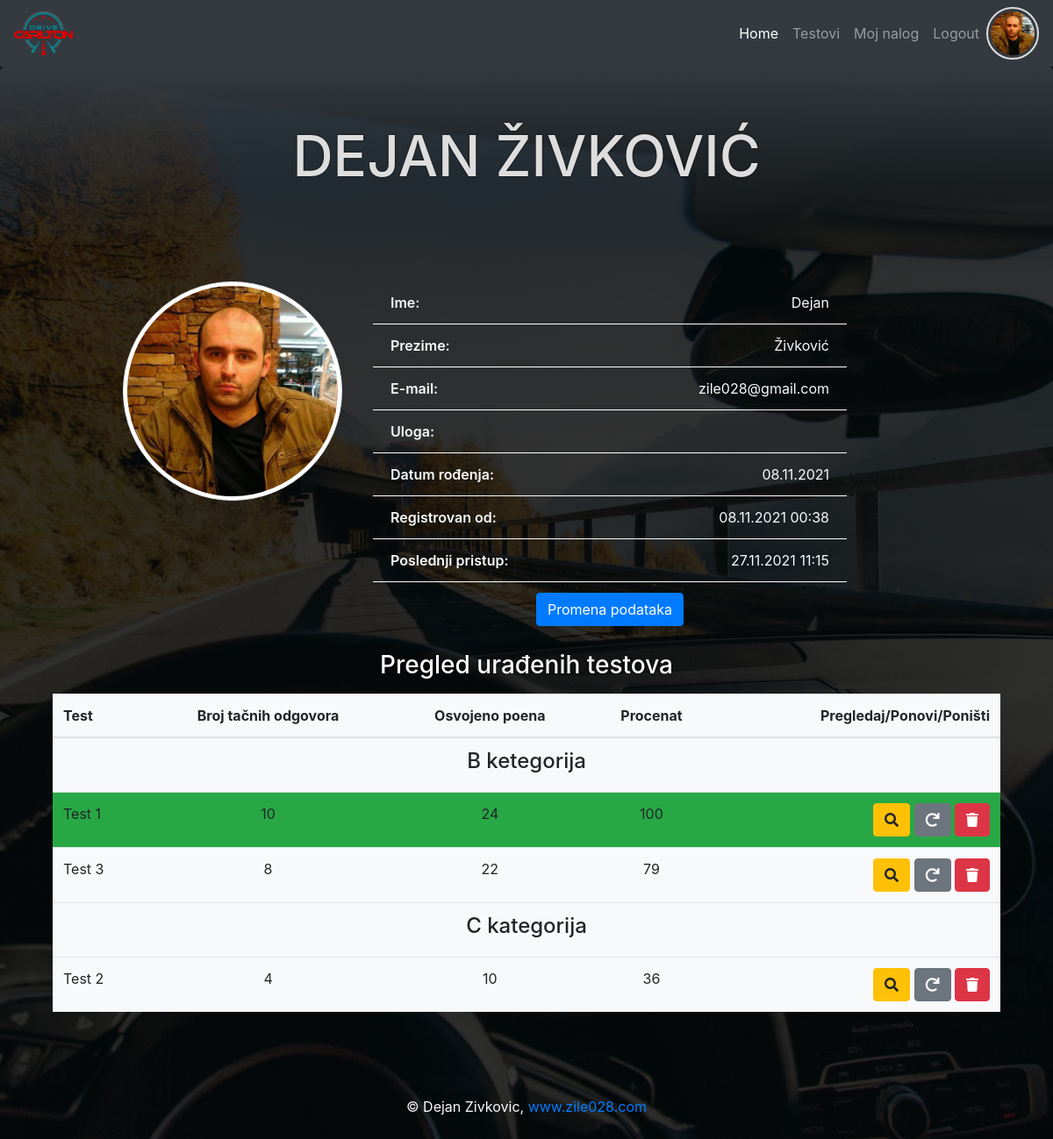
Screenshot of /user.php (signed in) with the database file from the repository.
### tables this page shows
CREATE TABLE `users` (
  `id` int(11) NOT NULL,
  `first_name` varchar(50) NOT NULL,
  `last_name` varchar(50) NOT NULL,
  `date_birth` date NOT NULL,
  `email` varchar(50) NOT NULL,
  `password` varchar(60) NOT NULL,
  `created_at` timestamp NOT NULL DEFAULT CURRENT_TIMESTAMP,
  `last_login` timestamp NOT NULL DEFAULT CURRENT_TIMESTAMP,
  `profil_img` varchar(60) DEFAULT NULL,
  `role_id` int(11) DEFAULT NULL
);

CREATE TABLE `user_test` (
  `id` int(11) NOT NULL,
  `test_id` int(11) NOT NULL,
  `user_id` int(11) NOT NULL,
  `points` int(11) NOT NULL,
  `number_correct` int(11) NOT NULL,
  `percent` int(11) DEFAULT NULL,
  `answer_json` text NOT NULL
);

CREATE TABLE `tests` (
  `id` int(11) NOT NULL,
  `test_name` varchar(150) NOT NULL,
  `category_id` int(11) NOT NULL
);

### user.php (called while the page is built, shortened)
<?php
require_once "core/init.php";
$user_info = $User->selectSingleJoin(
    ["users", "roles"],
    "role_id",
    ["id" => $_SESSION["id"]]
);
if (haveQryUrl()) {
    if ("admin" != $_SESSION["role"]) {redirect("index.php");}
    $user_preview = $User->selectSingleJoin(
        ["users", "roles"],
        "role_id",
        ["id" => $_GET["id"]]
    );
    $test_info = $User->getTestsStatistic($_GET["id"]);
} else {
    $user_preview = $User->selectSingleJoin(
        ["users", "roles"],
        "role_id",
        ["id" => $_SESSION["id"]]
    );
    $test_info = $User->getTestsStatistic($_SESSION["id"]);
}
require_once ROOT . "/view/user.view.php";

### core/init.php (called while the page is built, shortened)
<?php
require_once "config.php";
$database = $conn_config["home_desktop"];
require_once "function.php";
require_once "classes/Conection.php";
require_once "classes/QueryBuilder.php";
require_once "classes/User.php";
$User         = new User($database);

### core/classes/User.php (called while the page is built, shortened)
<?php
class User extends QueryBuilder
{
    public function isLoged()
    {
        if (isset($_SESSION["id"])) {
            return false;
        } else {
            return true;
        }
    }
    public function getTestsStatistic($user_id)
    {
        $sql = "SELECT
                tc.category_name,
                ut.points,
                ut.number_correct,
                ut.answer_json,
                ut.id user_test_id,
                ut.percent,
                t.test_name,
                tc.category_name,
                tc.icon,
                t.id test_id
                FROM user_test ut
                JOIN tests t
                ON ut.test_id = t.id
                JOIN test_category tc
                ON tc.id = t.category_id
                WHERE ut.user_id = :id
                ORDER BY t.id ASC
                ";
        $qry = $this->db->prepare($sql);
        $qry->execute(["id" => $user_id]);
        $result = $qry->fetchAll(PDO::FETCH_ASSOC | PDO::FETCH_GROUP);
        return $result;
    }
}

### core/classes/QueryBuilder.php (called while the page is built, shortened)
<?php
class QueryBuilder extends Connection
{
    public function selectSingleJoin(array $table, String $join_on, $criteria)
    {
        $key = key($criteria);
        $sql = "SELECT
                {$table[0]}.*, {$table[0]}.id {$table[0]}_id, {$table[1]}.*
                FROM {$table[0]}
                JOIN {$table[1]}
                ON {$table[0]}.{$join_on} = {$table[1]}.id
                WHERE {$table[0]}.{$key} = :{$key}";
        $qry = $this->db->prepare($sql);
        $qry->execute($criteria);
        $result = $qry->fetch(PDO::FETCH_OBJ);
        return $result;
    }
}

### core/classes/Conection.php (called while the page is built, shortened)
<?php
class Connection
{
    public function __construct($database)
    {
        try {
            $this->db = new PDO("mysql:host={$database['host']};dbname={$database['dbname']};charset=UTF8", $database["user"], $database["password"]);
        } catch (PDOException $err) {
            die("Doslo je do greske. Nije moguce konektovati se sa bazom - " . $err->getMessage());
        }
    }
}

### core/function.php (called while the page is built, shortened)
<?php
function displayDate($arg)
{
    return date("d.m.Y", strtotime($arg));
}
function displayDateTime($arg)
{
    return date("d.m.Y H:i", strtotime($arg));
}

### view/user.view.php (the view, shortened to what this page needs)
<?php
require ROOT . "/include/top.php";
require ROOT . "/include/main_nav.php";
?>
<header class="jumbotron text-center">
    <h1><?php echo "{$user_preview->first_name} {$user_preview->last_name}"; ?></h1>
</header>
<section class="container">
    <article class="row">
        <div class="col-md-3 offset-md-1">
            <?php if($user_preview->profil_img): ?>
            <img id="profil" src="upload/<?php echo $user_preview->profil_img; ?>" class="img-thumbnail rounded-circle"
                alt="">
            <?php else: ?>
            <img id="profil" src="asset/logo.png" class="img-thumbnail rounded-circle" alt="">
            <?php endif; ?>
        </div>
        <div class="col-md-6">
            <ul class="user-info list-group  ">
                <li class="list-group-item bg-transparent text-light"><span>Ime:</span>
                    <p><?php echo $user_preview->first_name; ?></p>
                </li>
                <li class="list-group-item bg-transparent text-light"><span>Prezime:</span>
                    <p><?php echo $user_preview->last_name; ?></p>
                </li>
                <li class="list-group-item bg-transparent text-light"><span>E-mail:</span>
                    <p><?php echo $user_preview->email; ?></p>
                </li>
                <li class="list-group-item bg-transparent text-light"><span>Uloga:</span>
                </li>
                <li class="list-group-item bg-transparent text-light"><span>Datum
                        rođenja:</span>
                    <p><?php echo displayDate($user_preview->date_birth); ?></p>
                </li>
                <li class="list-group-item bg-transparent text-light"><span>Registrovan
                        od:</span>
                    <p><?php echo displayDateTime($user_preview->created_at); ?></p>
                </li>
                <li class="list-group-item bg-transparent text-light"><span>Poslednji
                        pristup:</span>
                    <p><?php echo displayDateTime($user_preview->last_login); ?></p>
                </li>
                <li class="list-group-item bg-transparent text-light border-0 text-center"><a class="btn btn-primary"
                        href="edit_user.php?id=<?php echo $user_preview->users_id; ?>">Promena
                        podataka</a>
                </li>
            </ul>
        </div>
    </article>
    <article class="container mt-3">
        <?php if(count($test_info)>0): ?>
        <h3 class="text-center my-3">Pregled urađenih testova</h3>
        <table class="bg-light table">
            <thead>
                <tr>
                    <th class="text-left">Test</th>
                    <th class="text-center">Broj tačnih odgovora</th>
                    <th class="text-center">Osvojeno poena</th>
                    <th class="text-center">Procenat</th>
                    <th class="text-right">Pregledaj/Ponovi/Poništi</th>
                </tr>
            </thead>
            <tbody>
                <?php foreach($test_info as $category => $value): ?>
                <tr>
                    <td class="text-center" colspan="5">
                        <h4><?php echo $category; ?></h4>
                    </td>
                </tr>
                <?php foreach($value as $t):?>
                <tr class="<?php echo ($t["percent"]>=85?"bg-success":""); ?>">
                    <td class="text-left"><?php echo $t["test_name"]; ?></td>
                    <td class="text-center"><?php echo $t["number_correct"]; ?></td>
                    <td class="text-center"><?php echo $t["points"]; ?></td>
                    <td class="text-center"><?php echo $t["percent"]; ?></td>
                    <td class="text-right">
                        <a class="btn btn-warning" href="preview_test.php?id=<?php echo $t["user_test_id"]; ?>"><i
                                class="fas fa-search"></i></a>
                        <a class="btn btn-secondary" href="test.php?id=<?php echo $t["test_id"]; ?>"><i
                                class="fas fa-redo"></i></a>
                        <a class="btn btn-danger"
                            href="delete.php?action=user_test&id=<?php echo $t["user_test_id"]; ?>"><i
                                class="fas fa-trash"></i></a>
                    </td>
                </tr>
                <?php endforeach; ?>
                <?php endforeach; ?>
            </tbody>
        </table>
        <?php else: ?>
        <h4 class="text-center text-light">Nijedan test nije urađen!</h4>
        <?php endif; ?>
    </article>
</section>
<?php
require ROOT . "/include/bottom.php";
?>

### include/top.php (shortened to what this page needs)
<!DOCTYPE html>
<html lang="en">
<head>
    <link rel="stylesheet" href="https://cdnjs.cloudflare.com/ajax/libs/font-awesome/5.15.3/css/all.min.css"
 />
    <link rel="stylesheet" href="https://cdn.jsdelivr.net/npm/bootstrap@4.6.0/dist/css/bootstrap.min.css"
>
    <link rel="stylesheet" href="<?php echo ROOT_URL; ?>/css/style.css">
</head>
<body>

### include/main_nav.php (shortened to what this page needs)
<nav class="navbar navbar-expand-lg navbar-dark bg-dark">
    <a class="navbar-brand" href="<?php echo ROOT_URL; ?>"><img class="img-fluid" src="asset/logo-sm.png" alt=""></a>
    <div class="collapse navbar-collapse" id="navbarNav">
        <ul class="navbar-nav ml-auto">
            <li class="nav-item active">
                <a class="nav-link" href="<?php echo ROOT_URL; ?>">Home</a>
            </li>
            <li class="nav-item">
                <a class="nav-link" href="<?php echo ROOT_URL; ?>/testovi.php">Testovi</a>
            </li>
            <?php if($User->isLoged()): ?>
            <li class="nav-item">
                <a class="nav-link" href="<?php echo ROOT_URL; ?>/login_register.php">Login / Register</a>
            </li>
            <?php else: ?>
            <li class="nav-item">
                <a class="nav-link" href="<?php echo ROOT_URL; ?>/user.php">Moj nalog</a>
            </li>
            <li class="nav-item">
                <a class="nav-link" href="<?php echo ROOT_URL; ?>/logout.php">Logout</a>
            </li>
            <?php endif; ?>
        </ul>
        <?php if(!$User->isLoged()): ?>
        <div class="loged-profil">
            <a href="user.php"><img src="<?php echo SRC_URI . ($user_info->profil_img ?:"../asset/logo-sm.png"); ?>"
                    alt=""></a>
        </div>
        <?php endif; ?>
    </div>
</nav>

### include/bottom.php (shortened to what this page needs)
<footer class="text-light mt-5">
    <section class="container py-5 text-center">
        <p class="m-0">&copy; Dejan Zivkovic, <a href="https://zile028.com">www.zile028.com</a></p>
    </section>
</footer>
</body>
</html>

### css/style.css (style rules this page uses)
* { margin: 0; padding: 0; box-sizing: border-box; }
body { background: linear-gradient(rgba(0, 0, 0, 0.8), rgba(0, 0, 0, 0.8)), url(../asset/bg.jpg); background-position: center top; background-size: cover; background-attachment: fixed; }
.jumbotron { background: linear-gradient(to bottom, rgba(52, 58, 64, 1), rgba(0, 0, 0, 0)); color: #ddd; }
h1 { text-transform: uppercase; font-size: 4rem; }
h1, h1 + * { text-shadow: 0 0 2px #000; }
h3 { color: #fff; text-shadow: 0 0 2px #000; }
.navbar-brand img, .loged-profil img { height: 50px; }
ul li span { font-weight: 600; margin-right: 10px; }
ul li span + * { margin: 0; float: right; }
.img-thumbnail { height: 250px; width: 250px; }
.loged-profil img { border: 2px solid #ddd; padding: 3px; border-radius: 50%; width: 60px; height: 60px; object-fit: cover; }
.user-info li { border: transparent; border-bottom: 1px solid #fff; }

### rows the page displays
users: profil_img (picture), first_name "DEJAN", last_name "ŽIVKOVIĆ", first_name "Dejan", last_name "Živković", email "zile028@gmail.com", date_birth "08.11.2021", created_at "08.11.2021 00:38", last_login "27.11.2021 11:15"
user_test: test.test_name "Test 1", number_correct "10", points "24", percent "100"
user_test: test.test_name "Test 3", number_correct "8", points "22", percent "79"
user_test: test.test_name "Test 2", number_correct "4", points "10", percent "36"

### other values shown
$category "B ketegorija"
$category "C kategorija"
